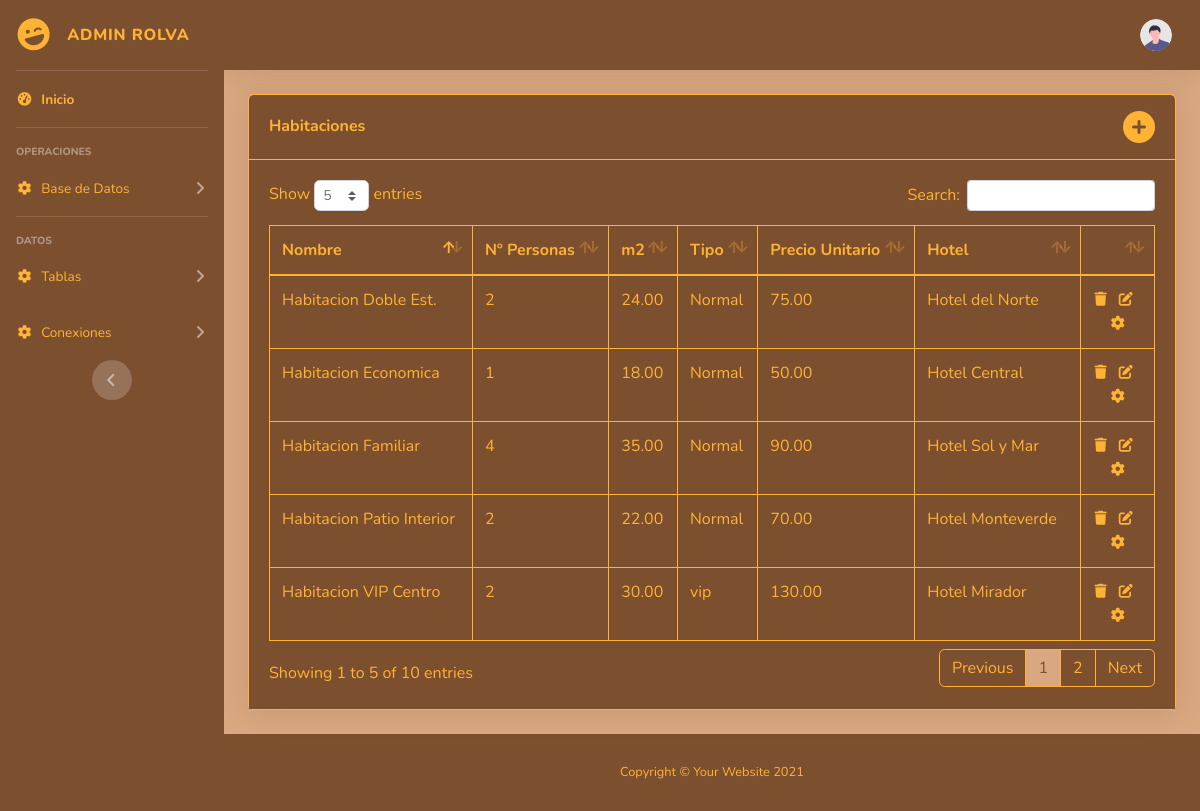
Screenshot of /admin/habitaciones.php with the database file from the repository.
### tables this page shows
CREATE TABLE Habitacion (
    IdHabitacion INT AUTO_INCREMENT PRIMARY KEY,
    Nombre VARCHAR(100),
    Tipo VARCHAR(50),
    NPersonas INT,
    PrecioUnitario DECIMAL(10,2),
    m2 DECIMAL(10,2),
    imagen VARCHAR(100),
    NEstrellas INT,
    FK_IdHotel INT,
    Wifi INT,
    Minibar INT,
    CajaFuerte INT,
    FOREIGN KEY (FK_IdHotel) REFERENCES Hotel(IdHotel) ON DELETE CASCADE ON UPDATE CASCADE
);

### models/db_model.php (called while the page is built, shortened)
<?php
class DataBase{
    public static function connect(){
        try {
            $connect = new PDO("mysql:host=localhost;dbname=rolvaHotels", "root", "");
        } catch (\Throwable $th) {
            $connect = new PDO("mysql:host=localhost", "root", "");
        }
        $connect->setAttribute(PDO::ATTR_ERRMODE, PDO::ERRMODE_EXCEPTION);
        return $connect;
    }
}
?>

### models/room_model.php (called while the page is built, shortened)
<?php
class Habitacion {
    public static function selectAllRooms(){
        try {
            $stmt = DataBase::connect()->prepare("SELECT * FROM Habitacion");
            $stmt->execute();
            $rooms = $stmt->fetchAll(PDO::FETCH_ASSOC);
            return $rooms;
        } catch (PDOException $e) {
            return false;
        }
    }
    public static function selectSuite($id){
        try {
            $stmt = DataBase::connect()->prepare("SELECT o.IdComplemento, c.Nombre FROM Obtiene o JOIN Habitacion h ON o.IdHabitacion = h.IdHabitacion JOIN Complemento c ON o.IdComplemento = c.IdComplemento WHERE o.IdHabitacion LIKE ?");
            $stmt->execute([$id]);
            $suite = $stmt->fetchAll(PDO::FETCH_ASSOC);
            return $suite;
        } catch (PDOException $e) {
            return false;
        }
    }
}
?>

### controllers/room_controller.php (called while the page is built, shortened)
<?php
    require_once('models/db_model.php');
    require_once('models/room_model.php');
    require_once('models/hotel_model.php');
    function selectAllRooms(){
        $rooms = Habitacion::selectAllRooms();
        if ($rooms != false) {
            foreach ($rooms as &$room) {
                $room['hotel_ubi'] = Hotel::selectHotel($room['FK_IdHotel'])['Ubicacion'];
                $room['FK_IdHotel'] = Hotel::selectHotel($room['FK_IdHotel'])['Nombre'];
                $room['suite'] = Habitacion::selectSuite($room['IdHabitacion']);
            }
        }
        return $rooms;
    }
?>

### models/hotel_model.php (called while the page is built, shortened)
<?php
class Hotel {
    public static function selectHotel($id){
        try {
            $stmt = DataBase::connect()->prepare("SELECT * FROM Hotel WHERE idHotel LIKE ?");
            $stmt->execute([$id]);
            $hotel = $stmt->fetch(PDO::FETCH_ASSOC);
            return $hotel;
        } catch (PDOException $e) {
            return false;
        }
    }
}
?>

### admin/habitaciones.php (the view, shortened to what this page needs)
<?php
    require_once('controllers/room_controller.php');
    $habitaciones = selectAllRooms();
?>
<!DOCTYPE html>
<html lang="en">
<head>
    <link href="vendor/fontawesome-free/css/all.min.css" rel="stylesheet" type="text/css">
    <link href="css/sb-admin-2.min.css" rel="stylesheet">
    <link href="vendor/datatables/dataTables.bootstrap4.min.css" rel="stylesheet">
    <link href="https://cdnjs.cloudflare.com/ajax/libs/font-awesome/6.0.0/css/all.min.css" rel="stylesheet">
</head>
<body id="page-top">
    <div id="wrapper">
        <?php include("layout/cabeceraAdmin.php"); ?>
        <div id="content-wrapper" class="d-flex flex-column">
            <div id="content">
                <nav id="navbar" class="navbar navbar-expand navbar-light topbar mb-4 static-top shadow">
                    <ul class="navbar-nav ml-auto">
                        <li class="nav-item dropdown no-arrow">
                            <a class="nav-link dropdown-toggle" href="#" id="userDropdown" role="button"
                                data-toggle="dropdown" aria-haspopup="true" aria-expanded="false">
                                <img class="img-profile rounded-circle"
                                    src="img/undraw_profile.svg">
                            </a>
                        </li>
                    </ul>
                </nav>
                <div class="container-fluid">
                    <div class="card shadow mb-4" id="contenido">
                        <div class="card-header py-3 d-flex justify-content-between align-items-center">
                            <h6 class="m-0 font-weight-bold">Habitaciones</h6>
                            <i class="fas fa-plus-circle fa-2x" data-toggle="modal" style="cursor: pointer" data-target="#insertar"></i>
                        </div>
                        <div class="card-body">
                            <div class="table-responsive">
                                <table class="table table-bordered" id="miTabla" width="100%" cellspacing="0">
                                    <thead>
                                        <tr>
                                            <th>Nombre</th>
                                            <th>Nº Personas</th>
                                            <th>m2</th>
                                            <th>Tipo</th>
                                            <th>Precio Unitario</th>
                                            <th>Hotel</th>
                                            <th></th>
                                        </tr>
                                    </thead>
                                    <tbody>
                                    <?php foreach($habitaciones as $habitacion): ?>
                                        <tr>
                                            <td><?= $habitacion['Nombre'] ?></td>
                                            <td><?= $habitacion['NPersonas'] ?></td>
                                            <td><?= $habitacion['m2'] ?></td>
                                            <td><?= empty($habitacion['Tipo']) ? "Normal" : $habitacion['Tipo'] ?></td>
                                            <td><?= $habitacion['PrecioUnitario'] ?></td>
                                            <td><?= $habitacion['FK_IdHotel'] ?></td>
                                            <td class="col-1 text-center align-middle">
                                                <i class="fas fa-trash fa-sm mr-2" data-toggle="modal" style="cursor: pointer" data-target="#eliminar<?= $habitacion['IdHabitacion'] ?>"></i>
                                                <i class="fas fa-edit fa-sm mr-2" data-toggle="modal" style="cursor: pointer" data-target="#actualizar<?= $habitacion['IdHabitacion'] ?>"></i>
                                                <i class="fas fa-gear fa-sm" data-toggle="modal" style="cursor: pointer" data-target="#añadir<?= $habitacion['IdHabitacion'] ?>"></i>
                                            </td>
                                        </tr>
                                    <?php endforeach; ?>
                                    </tbody>
                                </table>
                            </div>
                        </div>
                    </div>
                </div>
            </div>
            <footer class="sticky-footer">
                <div class="container my-auto">
                    <div class="copyright text-center my-auto">
                        <span>Copyright &copy; Your Website 2021</span>
                    </div>
                </div>
            </footer>
        </div>
    </div>
</body>
</html>

### rows the page displays
habitacion: Nombre "Habitacion VIP Centro", NPersonas "2", m2 "30.00", Tipo "vip", PrecioUnitario "130.00", FK_IdHotel "Hotel Mirador"
habitacion: Nombre "Habitacion Familiar", NPersonas "4", m2 "35.00", Tipo "Normal", PrecioUnitario "90.00", FK_IdHotel "Hotel Sol y Mar"
habitacion: Nombre "Habitacion Doble Est.", NPersonas "2", m2 "24.00", Tipo "Normal", PrecioUnitario "75.00", FK_IdHotel "Hotel del Norte"
habitacion: Nombre "Habitacion Economica", NPersonas "1", m2 "18.00", Tipo "Normal", PrecioUnitario "50.00", FK_IdHotel "Hotel Central"
habitacion: Nombre "Habitacion Patio Interior", NPersonas "2", m2 "22.00", Tipo "Normal", PrecioUnitario "70.00", FK_IdHotel "Hotel Monteverde"
